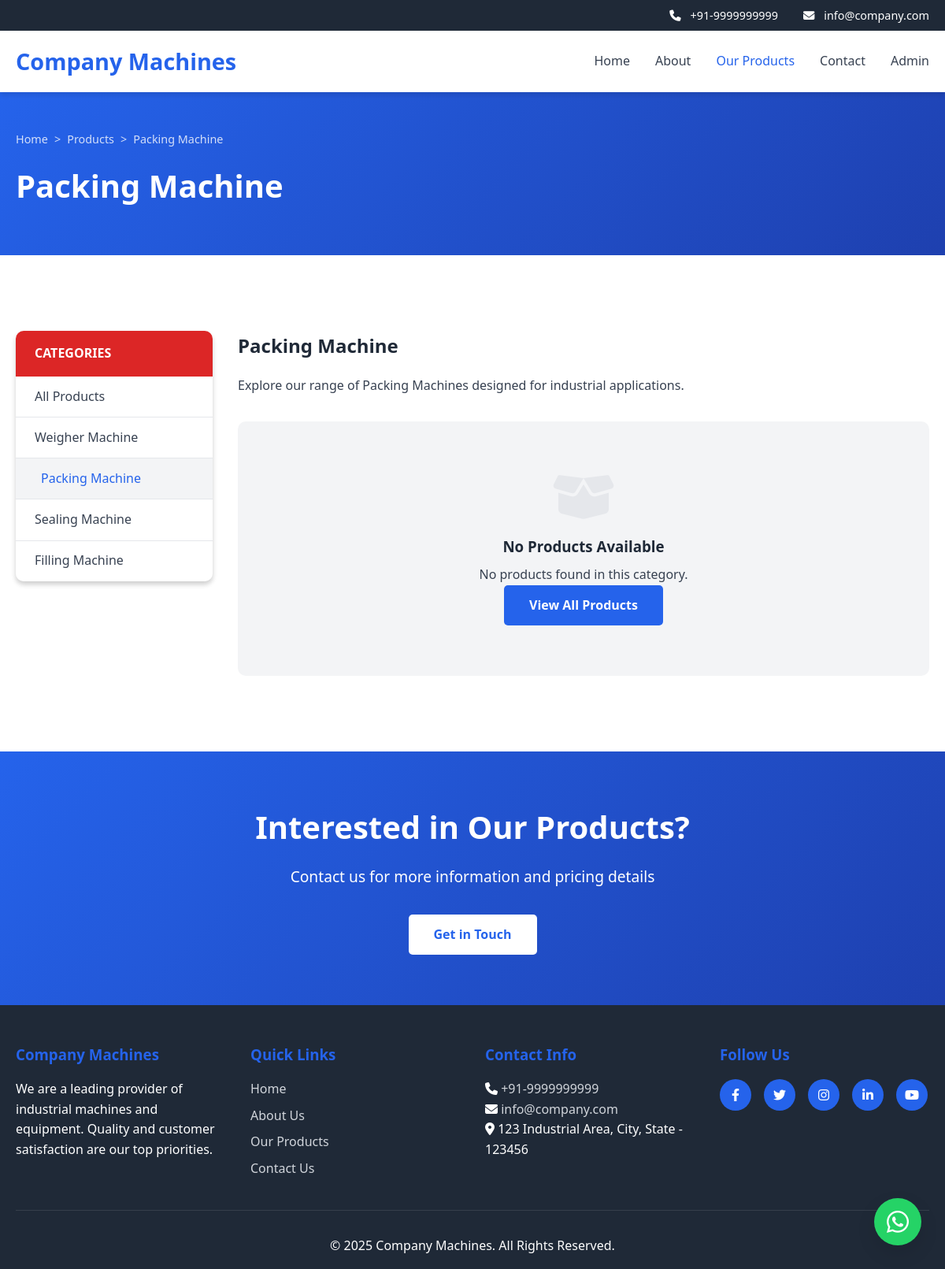
The app's page /products.php?category=2 with its own data.
### tables this page shows
CREATE TABLE IF NOT EXISTS categories (
    id INT PRIMARY KEY AUTO_INCREMENT,
    name VARCHAR(100) NOT NULL,
    slug VARCHAR(100) NOT NULL,
    parent_id INT DEFAULT NULL,
    display_order INT DEFAULT 0,
    created_at TIMESTAMP DEFAULT CURRENT_TIMESTAMP
);

### includes/functions.php (called while the page is built, shortened)
<?php
function getAllSettings() {
    global $conn;
    $query = "SELECT setting_key, setting_value FROM site_settings";
    $result = mysqli_query($conn, $query);
    $settings = [];
    while ($row = mysqli_fetch_assoc($result)) {
        $settings[$row['setting_key']] = $row['setting_value'];
    }
    return $settings;
}
?>

### products.php (the view, shortened to what this page needs)
<?php
require_once 'config.php';
require_once 'includes/functions.php';
$category_id = isset($_GET['category']) ? intval($_GET['category']) : 0;
$cat_query = "SELECT * FROM categories ORDER BY display_order ASC, name ASC";
$cat_result = mysqli_query($conn, $cat_query);
$categories = [];
while ($row = mysqli_fetch_assoc($cat_result)) {
    $categories[] = $row;
}
$current_category = '';
if ($category_id > 0) {
    foreach ($categories as $cat) {
        if ($cat['id'] == $category_id) {
            $current_category = $cat['name'];
            break;
        }
    }
}
include 'includes/header.php';
?>
<section class="page-header products-page-header">
    <div class="container">
        <div class="breadcrumb">
            <a href="index.php">Home</a>
            <span>&gt;</span>
            <a href="products.php">Products</a>
            <?php if ($current_category): ?>
                <span>&gt;</span>
                <span><?php echo htmlspecialchars($current_category); ?></span>
            <?php endif; ?>
        </div>
        <h1><?php echo $current_category ? htmlspecialchars($current_category) : 'Our Products'; ?></h1>
    </div>
</section>
<section class="products-section">
    <div class="container">
        <div class="products-layout">
            <aside class="products-sidebar">
                <div class="sidebar-widget">
                    <h3 class="sidebar-title">CATEGORIES</h3>
                    <ul class="category-list">
                        <li>
                            <a href="products.php" class="<?php echo $category_id == 0 ? 'active' : ''; ?>">
                                All Products
                            </a>
                        </li>
                        <?php foreach ($categories as $cat): ?>
                            <li>
                                <a href="products.php?category=<?php echo $cat['id']; ?>"
                                   class="<?php echo $category_id == $cat['id'] ? 'active' : ''; ?>">
                                    <?php echo htmlspecialchars($cat['name']); ?>
                                </a>
                            </li>
                        <?php endforeach; ?>
                    </ul>
                </div>
            </aside>
            <div class="products-main">
                <?php if ($current_category): ?>
                    <div class="category-description">
                        <h2><?php echo htmlspecialchars($current_category); ?></h2>
                        <p class="show-more-text">
                            Explore our range of <?php echo htmlspecialchars($current_category); ?>s designed for industrial applications.
                        </p>
                    </div>
                <?php endif; ?>
                <div class="products-grid-new">
                    <?php if (mysqli_num_rows($result) > 0): ?>
                        <?php while ($product = mysqli_fetch_assoc($result)): ?>
                            <div class="product-card-new">
                                <a href="product.php?id=<?php echo $product['id']; ?>" class="product-link">
                                    <div class="product-image-wrapper">
                                        <?php if ($product['media_type'] == 'image'): ?>
                                            <img src="<?php echo BASE_URL . $product['media_path']; ?>" alt="<?php echo htmlspecialchars($product['title']); ?>">
                                        <?php else: ?>
                                            <video src="<?php echo BASE_URL . $product['media_path']; ?>" muted></video>
                                        <?php endif; ?>
                                    </div>
                                    <div class="product-card-content">
                                        <h3><?php echo strtoupper(htmlspecialchars($product['title'])); ?></h3>
                                        <button class="read-more-btn-new">Read more</button>
                                    </div>
                                </a>
                            </div>
                        <?php endwhile; ?>
                    <?php else: ?>
                        <div class="no-products-message">
                            <i class="fas fa-box-open"></i>
                            <h3>No Products Available</h3>
                            <p>No products found in this category.</p>
                            <a href="products.php" class="btn btn-primary">View All Products</a>
                        </div>
                    <?php endif; ?>
                </div>
            </div>
        </div>
    </div>
</section>
<section class="cta-section">
    <div class="container">
        <h2>Interested in Our Products?</h2>
        <p>Contact us for more information and pricing details</p>
        <a href="contact.php" class="btn btn-light">Get in Touch</a>
    </div>
</section>
<?php include 'includes/footer.php'; ?>

### css/style.css (style rules this page uses)
* { margin: 0; padding: 0; box-sizing: border-box; }
:root { --primary-color: #2563eb; --secondary-color: #1e40af; --accent-color: #dc2626; --success-color: #10b981; --danger-color: #ef4444; --warning-color: #f59e0b; --dark-color: #1f2937; --light-color: #f3f4f6; --white-color: #ffffff; --text-color: #374151; --border-color: #e5e7eb; --shadow: 0 4px 6px rgba(0, 0, 0, 0.1); --shadow-lg: 0 10px 25px rgba(0, 0, 0, 0.1); }
body { font-family: 'Segoe UI', Tahoma, Geneva, Verdana, sans-serif; line-height: 1.6; color: var(--text-color); background-color: var(--white-color); }
a { text-decoration: none; color: inherit; }
.container { max-width: 1200px; margin: 0 auto; padding: 0 20px; }
section { padding: 4rem 0; }
.cta-section { background: linear-gradient(135deg, var(--primary-color), var(--secondary-color)); color: white; text-align: center; }
.cta-section h2 { font-size: 2.5rem; margin-bottom: 1rem; }
.cta-section p { font-size: 1.2rem; margin-bottom: 2rem; }
.btn { display: inline-block; padding: 0.8rem 2rem; border-radius: 5px; text-decoration: none; font-weight: 600; transition: all 0.3s; border: none; cursor: pointer; }
.btn-primary { background-color: var(--primary-color); color: white; }
.btn-light { background-color: white; color: var(--primary-color); }
.breadcrumb { display: flex; align-items: center; gap: 0.5rem; margin-bottom: 1rem; font-size: 0.9rem; flex-wrap: wrap; }
.breadcrumb a { color: var(--primary-color); text-decoration: none; }
.breadcrumb span { color: var(--text-color); }
.page-header { background: linear-gradient(135deg, var(--primary-color), var(--secondary-color)); color: white; padding: 3rem 0; }
.page-header h1 { font-size: 2.5rem; margin-bottom: 0.5rem; }
.page-header .breadcrumb { margin-bottom: 1rem; }
.page-header .breadcrumb a, .page-header .breadcrumb span { color: rgba(255, 255, 255, 0.8); }
.products-page-header { background: linear-gradient(135deg, var(--primary-color) 0%, var(--secondary-color) 100%); padding: 3rem 0; }
.products-layout { display: grid; grid-template-columns: 250px 1fr; gap: 2rem; align-items: start; padding: 2rem 0; }
.products-sidebar { position: sticky; top: 100px; background: white; border-radius: 10px; box-shadow: var(--shadow); }
.sidebar-widget { background: white; border-radius: 10px; overflow: hidden; box-shadow: var(--shadow); }
.sidebar-title { background-color: var(--accent-color); color: white; padding: 1rem 1.5rem; font-size: 1rem; font-weight: 600; }
.category-list { list-style: none; }
.category-list li { border-bottom: 1px solid var(--border-color); }
.category-list li:last-child { border-bottom: none; }
.category-list a { display: block; padding: 0.8rem 1.5rem; color: var(--text-color); transition: all 0.3s; text-decoration: none; }
.category-list a:hover, .category-list a.active { background-color: var(--light-color); color: var(--primary-color); padding-left: 2rem; }
.products-main { min-width: 0; }
.category-description { margin-bottom: 2rem; }
.category-description h2 { color: var(--dark-color); margin-bottom: 1rem; }
.show-more-text { color: var(--text-color); line-height: 1.8; }
.products-grid-new { display: grid; grid-template-columns: repeat(3, 1fr); gap: 1.5rem; }
.no-products-message { grid-column: 1 / -1; text-align: center; padding: 4rem 2rem; background-color: var(--light-color); border-radius: 10px; }
.no-products-message i { font-size: 4rem; color: var(--border-color); margin-bottom: 1rem; }
.no-products-message h3 { color: var(--dark-color); margin-bottom: 0.5rem; }

### records on screen
categories: name "Packing Machine"
categories: name "Weigher Machine"
categories: name "Sealing Machine"
categories: name "Filling Machine"

### other values on screen
$header_phone "+91-9999999999"
$header_email "info@company.com"
$site_name "Company Machines"
$footer_about "We are a leading provider of industrial machines and equipment. Quality and customer satisfaction are our top priorities."
$footer_phone "+91-9999999999"
$footer_email "info@company.com"
$footer_address "123 Industrial Area, City, State - 123456"
